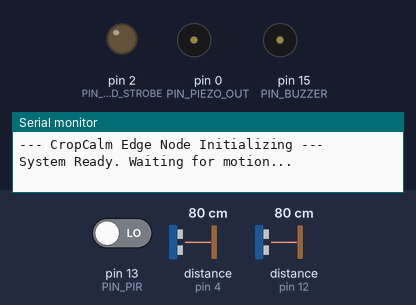
This sketch was run on a simulated Arduino Uno, built with avr-gcc and run on an emulated ATmega328P. Shown: output pins drawn as LEDs (lit = HIGH), buzzer (waves = sounding, pin HIGH), the last lines printed to the serial monitor. Dashed ring = blinking. Inputs (shaded band) come from the test bench; at power-on: pin 13 (PIN_PIR) LOW, distance to the obstacle (sensors on pin 4, pin 12) 80 cm. The echo pulse lasts 58.3 µs per cm; pins used as bus, display or sensor lines are not drawn.

Above: at 1.3 s.
1.4 s: pin 13 (PIN_PIR) driven HIGH
At 1.53 s:
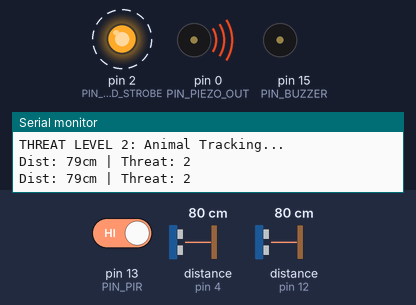
4.4 s: distance to the obstacle (sensor on pin 4) set to 44 cm
7.4 s: distance to the obstacle (sensor on pin 4) set to 37 cm
At 8.4 s:
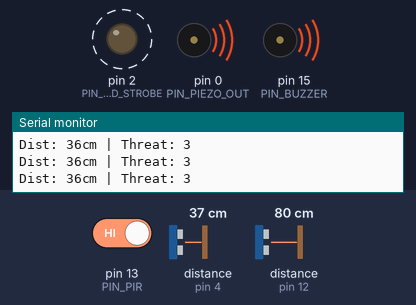
10.4 s: distance to the obstacle (sensor on pin 4) set to 60 cm
At 10.51 s:
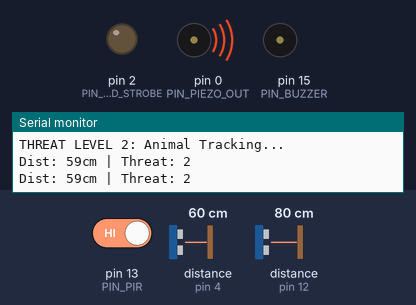
13.4 s: distance to the obstacle (sensor on pin 12) set to 43 cm
16.4 s: distance to the obstacle (sensor on pin 12) set to 38 cm
At 17.5 s:
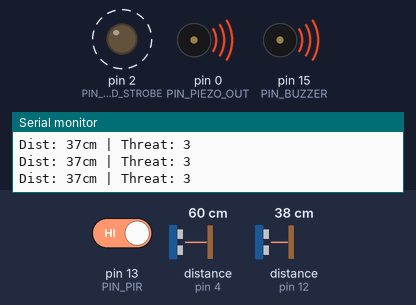
Timing chart, 0 to 20.4 s (numbered marks = the images above; inputs shaded):
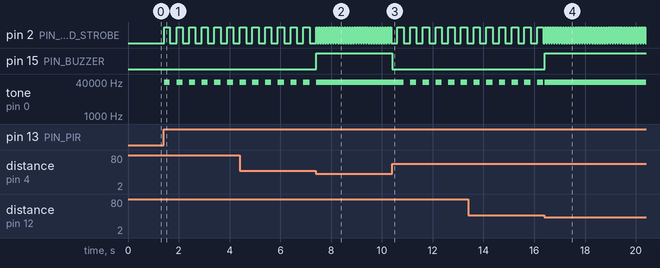

The sketch:

EdgeNode.ino
```cpp
#include <Arduino.h>

// PIN DEFINITIONS (Locked per architecture)
#define PIN_HCSR04_RIGHT_TRIG 5   // D1
#define PIN_HCSR04_RIGHT_ECHO 4   // D2
#define PIN_PIEZO_OUT         0   // D3
#define PIN_LED_STROBE        2   // D4
#define PIN_HCSR04_LEFT_TRIG  14  // D5
#define PIN_HCSR04_LEFT_ECHO  12  // D6
#define PIN_PIR               13  // D7
#define PIN_BUZZER            15  // D8

// STATE MACHINE THRESHOLDS
const int DISTANCE_THRESHOLD_CRITICAL = 40; // cm
const int DISTANCE_THRESHOLD_WARN = 100;    // cm
const int DISTANCE_THRESHOLD_MAX = 200;     // cm

// TIMING CONSTANTS (Non-blocking)
const unsigned long SENSOR_POLL_INTERVAL = 100; // ms between ultrasonic pings
const unsigned long STROBE_FAST_INTERVAL = 50;  // ms
const unsigned long STROBE_SLOW_INTERVAL = 500; // ms
const unsigned long WAKEUP_TIMEOUT = 10000;     // ms to go back to sleep after no motion

// SYSTEM STATE
int currentThreatLevel = 0; // 0=Idle, 1=Wakeup, 2=Tracking, 3=Critical
unsigned long lastMotionTime = 0;
unsigned long lastSensorPollTime = 0;
unsigned long lastStrobeTime = 0;
bool ledState = false;

// DIRECTION TRACKING
unsigned long leftTriggerTime = 0;
unsigned long rightTriggerTime = 0;
int lastLeftDistance = 999;
int lastRightDistance = 999;

void setup() {
  Serial.begin(115200);
  delay(100);
  Serial.println("\n--- CropCalm Edge Node Initializing ---");

  // Pin Modes
  pinMode(PIN_HCSR04_RIGHT_TRIG, OUTPUT);
  pinMode(PIN_HCSR04_RIGHT_ECHO, INPUT);
  pinMode(PIN_HCSR04_LEFT_TRIG, OUTPUT);
  pinMode(PIN_HCSR04_LEFT_ECHO, INPUT);

  pinMode(PIN_PIR, INPUT);

  pinMode(PIN_LED_STROBE, OUTPUT);
  pinMode(PIN_BUZZER, OUTPUT);
  pinMode(PIN_PIEZO_OUT, OUTPUT);

  // Initial State Setup
  digitalWrite(PIN_LED_STROBE, LOW);
  digitalWrite(PIN_BUZZER, LOW);
  noTone(PIN_PIEZO_OUT);

  Serial.println("System Ready. Waiting for motion...");
}

// Non-blocking ping function
int pingUltrasonic(int trigPin, int echoPin) {
  digitalWrite(trigPin, LOW);
  delayMicroseconds(2);
  digitalWrite(trigPin, HIGH);
  delayMicroseconds(10);
  digitalWrite(trigPin, LOW);

  // Timeout added so we don't block forever if no echo
  long duration = pulseIn(echoPin, HIGH, 20000); // 20ms timeout (~3.4m)

  if (duration == 0) return 999; // No echo

  int distance = duration * 0.034 / 2;
  return distance;
}

void loop() {
  unsigned long currentTime = millis();

  // 1. CHECK PIR FOR WAKEUP (THREAT LEVEL 0 -> 1)
  if (digitalRead(PIN_PIR) == HIGH) {
    lastMotionTime = currentTime;
    if (currentThreatLevel == 0) {
      currentThreatLevel = 1;
      Serial.println("PIR TRIGGERED: System Woke Up (Threat Level 1)");
    }
  }

  // Check Wakeup Timeout
  if (currentThreatLevel > 0 && (currentTime - lastMotionTime > WAKEUP_TIMEOUT)) {
    Serial.println("Timeout: System returning to Idle (Threat Level 0)");
    currentThreatLevel = 0;
    // Reset Actuators
    digitalWrite(PIN_LED_STROBE, LOW);
    digitalWrite(PIN_BUZZER, LOW);
    noTone(PIN_PIEZO_OUT);
  }

  // 2. IF AWAKE, POLL ULTRASONIC SENSORS & DETERMINE DIRECTION
  if (currentThreatLevel > 0) {
    if (currentTime - lastSensorPollTime >= SENSOR_POLL_INTERVAL) {
      lastSensorPollTime = currentTime;

      int leftDist = pingUltrasonic(PIN_HCSR04_LEFT_TRIG, PIN_HCSR04_LEFT_ECHO);
      int rightDist = pingUltrasonic(PIN_HCSR04_RIGHT_TRIG, PIN_HCSR04_RIGHT_ECHO);

      int closestDist = min(leftDist, rightDist);

      // Direction Logic (Simplified for demo)
      if (leftDist < DISTANCE_THRESHOLD_MAX && lastLeftDistance >= DISTANCE_THRESHOLD_MAX) {
        Serial.print("Left Sensor Triggered. ");
        leftTriggerTime = currentTime;
        if (currentTime - rightTriggerTime < 2000) {
          Serial.println("-> HERD MOVING LEFT TO RIGHT ->");
        } else {
          Serial.println("");
        }
      }
      if (rightDist < DISTANCE_THRESHOLD_MAX && lastRightDistance >= DISTANCE_THRESHOLD_MAX) {
        Serial.print("Right Sensor Triggered. ");
        rightTriggerTime = currentTime;
        if (currentTime - leftTriggerTime < 2000) {
          Serial.println("<- HERD MOVING RIGHT TO LEFT <-");
        } else {
          Serial.println("");
        }
      }

      lastLeftDistance = leftDist;
      lastRightDistance = rightDist;

      // 3. THREAT LEVEL ESCALATION BASED ON DISTANCE
      if (closestDist < DISTANCE_THRESHOLD_CRITICAL) {
        if (currentThreatLevel != 3) {
          currentThreatLevel = 3;
          Serial.println("THREAT LEVEL 3: CRITICAL PROXIMITY! Activating Full Deterrent.");
        }
      } else if (closestDist < DISTANCE_THRESHOLD_WARN) {
        if (currentThreatLevel != 2) {
          currentThreatLevel = 2;
          Serial.println("THREAT LEVEL 2: Animal Tracking...");
        }
      } else {
        if (currentThreatLevel >= 2) {
           currentThreatLevel = 1;
           Serial.println("THREAT LEVEL 1: Animal receded. Monitoring...");
        }
      }

      // For debugging in serial monitor
      if (closestDist < DISTANCE_THRESHOLD_MAX) {
        Serial.print("Dist: "); Serial.print(closestDist); Serial.print("cm | Threat: "); Serial.println(currentThreatLevel);
      }
    }
  }

  // 4. ACTUATE BIOMIMETIC DETERRENTS NON-BLOCKING
  if (currentThreatLevel == 0) {
    // Everything off
    digitalWrite(PIN_LED_STROBE, LOW);
    digitalWrite(PIN_BUZZER, LOW);
    noTone(PIN_PIEZO_OUT);
  }
  else if (currentThreatLevel == 1) {
    // Slow Blink, No Noise
    if (currentTime - lastStrobeTime >= STROBE_SLOW_INTERVAL) {
      lastStrobeTime = currentTime;
      ledState = !ledState;
      digitalWrite(PIN_LED_STROBE, ledState);
    }
    digitalWrite(PIN_BUZZER, LOW);
    noTone(PIN_PIEZO_OUT);
  }
  else if (currentThreatLevel == 2) {
    // Faster Blink, Short Chirps
    if (currentTime - lastStrobeTime >= STROBE_SLOW_INTERVAL / 2) {
      lastStrobeTime = currentTime;
      ledState = !ledState;
      digitalWrite(PIN_LED_STROBE, ledState);
      // Optional chirp
      if (ledState) tone(PIN_PIEZO_OUT, 40000); else noTone(PIN_PIEZO_OUT);
    }
    digitalWrite(PIN_BUZZER, LOW);
  }
  else if (currentThreatLevel == 3) {
    // Frantic Strobe + Continuous Buzzer & Piezo
    if (currentTime - lastStrobeTime >= STROBE_FAST_INTERVAL) {
      lastStrobeTime = currentTime;
      ledState = !ledState;
      digitalWrite(PIN_LED_STROBE, ledState);
    }
    digitalWrite(PIN_BUZZER, HIGH);
    tone(PIN_PIEZO_OUT, 40000); // 40kHz ultrasound
  }
}
```

Measured:
- the behaviour switches between 41 and 40 cm on distance to the obstacle (sensor on pin 4) (found by bisection; images 1 and 2)
- the behaviour switches between 41 and 40 cm on distance to the obstacle (sensor on pin 12) (found by bisection; images 3 and 4)
- after the input at 1.4 s, pin 2 (PIN_LED_STROBE): alternates HIGH for 0.24 s and LOW for 0.26 s, starting at once; tone on pin 0 (PIN_PIEZO_OUT): alternates 40000 Hz for 0.24 s and silent for 0.26 s, starting at once
- after the input at 7.4 s, pin 2 (PIN_LED_STROBE): alternates HIGH for 0.05 s and LOW for 0.05 s, starting after 0.05 s; pin 15 (PIN_BUZZER): LOW → HIGH at once; tone on pin 0 (PIN_PIEZO_OUT): goes on until 7.4 s, then stays 40000 Hz
- after the input at 10.4 s, pin 2 (PIN_LED_STROBE): alternates HIGH for 0.25 s and LOW for 0.25 s, starting after 0.21 s; pin 15 (PIN_BUZZER): HIGH → LOW at once; tone on pin 0 (PIN_PIEZO_OUT): alternates 40000 Hz for 0.25 s and silent for 0.25 s, starting after 0.46 s
- after the input at 16.4 s, pin 2 (PIN_LED_STROBE): alternates HIGH for 0.05 s and LOW for 0.05 s, starting at once; pin 15 (PIN_BUZZER): LOW → HIGH at once
